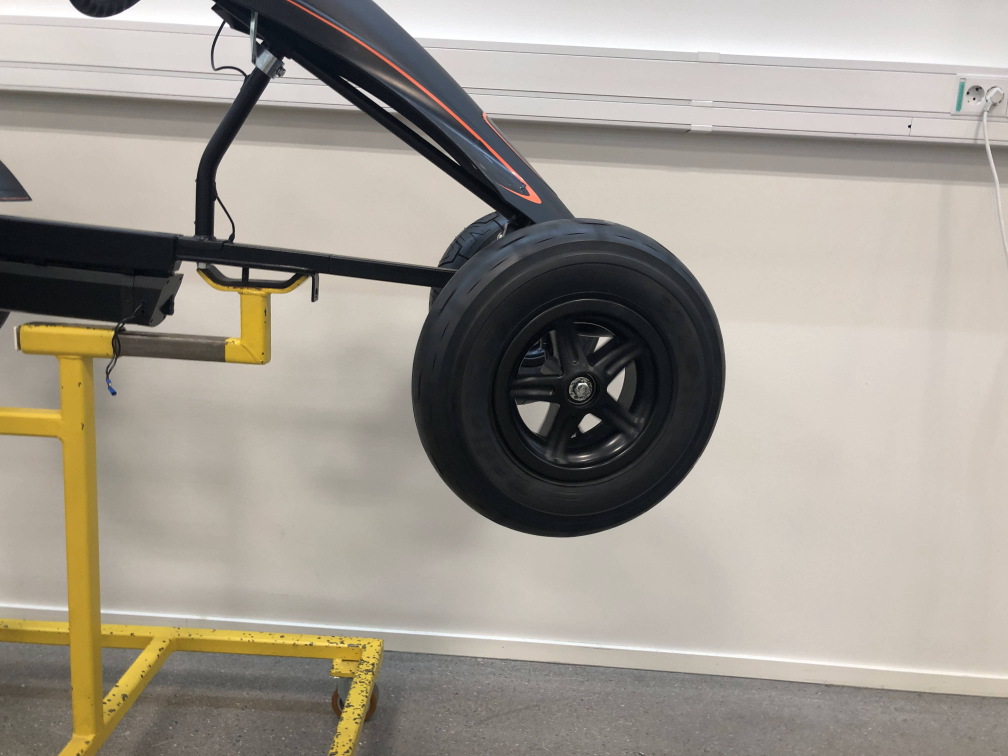
#> input picture openCV/input/cam1.jpg, 4032 x 3024 px (shown at 1/4 size)
$ python matching.py
#> lines starting #> are read from the running program, lines starting #| are printed output that depends on the picture
import numpy as np
import cv2 as cv
from matplotlib import pyplot as plt
import os

def Matching (method, match, lowe_ratio):
    if method   == 'ORB':
        finder = cv.ORB_create()
    elif method == 'SIFT':
        finder = cv.SIFT_create()

    # BFMatcher with default params
    if match  == 'bf':
        matcher = cv.BFMatcher()

    queryKeypoints, queryDescriptors = finder.detectAndCompute(query_image,None)
    trainKeypoints, trainDescriptors = finder.detectAndCompute(train_image,None)

    matches = matcher.knnMatch(queryDescriptors,trainDescriptors,k=2)

    # Apply ratio test
    good_matches= []

    for m,n in matches:
        if m.distance < lowe_ratio*n.distance:
            good_matches.append([m])

    return queryKeypoints, trainKeypoints, matches, good_matches


#read images------------------------------------------
query_image = cv.imread('./input/cam1.jpg',0)          # queryImage
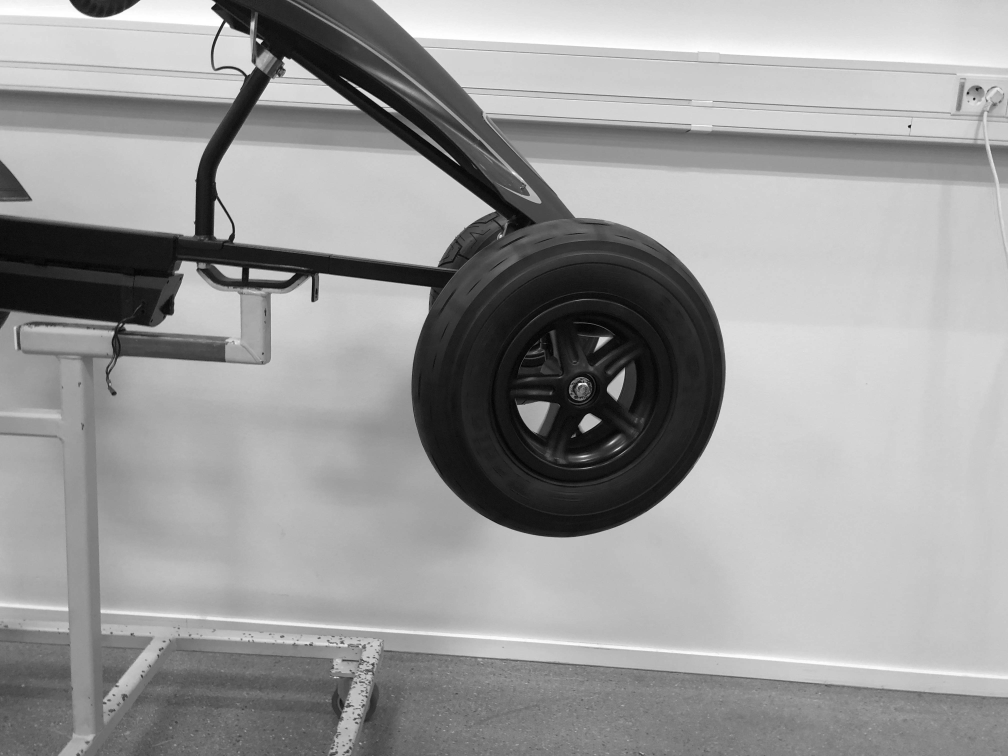
#> query_image: shape (3024, 4032) (shown at 1/4 size); min 0, max 255, mean 154.7
train_image = cv.imread('./input/cad1.png',0)          # trainImage
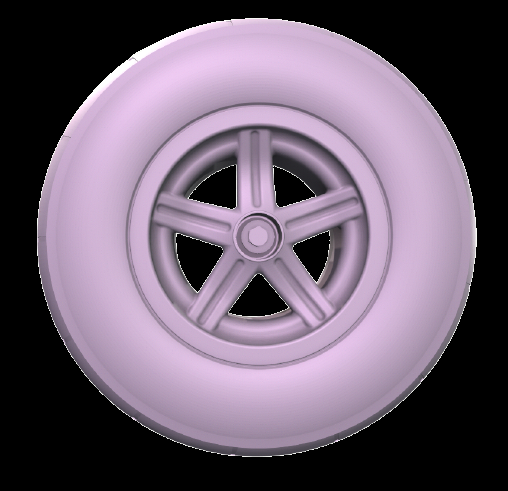
#> input picture openCV/input/cad1.png, 508 x 491 px
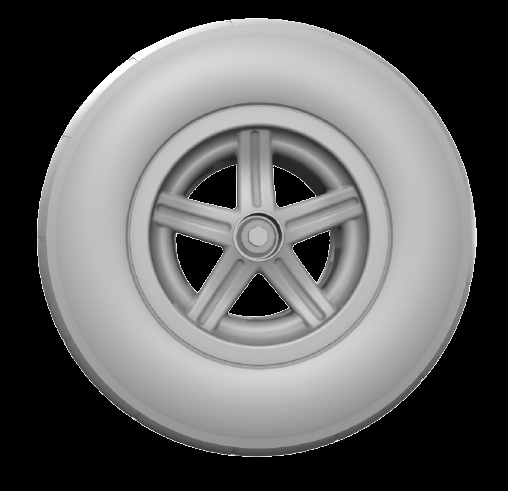
#> train_image: shape (491, 508); min 0, max 255, mean 99.2


# [5 lines of commented-out code are left out]
scale_percent = ((train_image.shape[1])/(query_image.shape[1]))/(50/100)
#> scale_percent = 0.252

width = int(query_image.shape[1] * scale_percent)
#> width = 1016
height = int(query_image.shape[0] * scale_percent)
#> height = 762

query_image = cv.resize(query_image,(width,height))
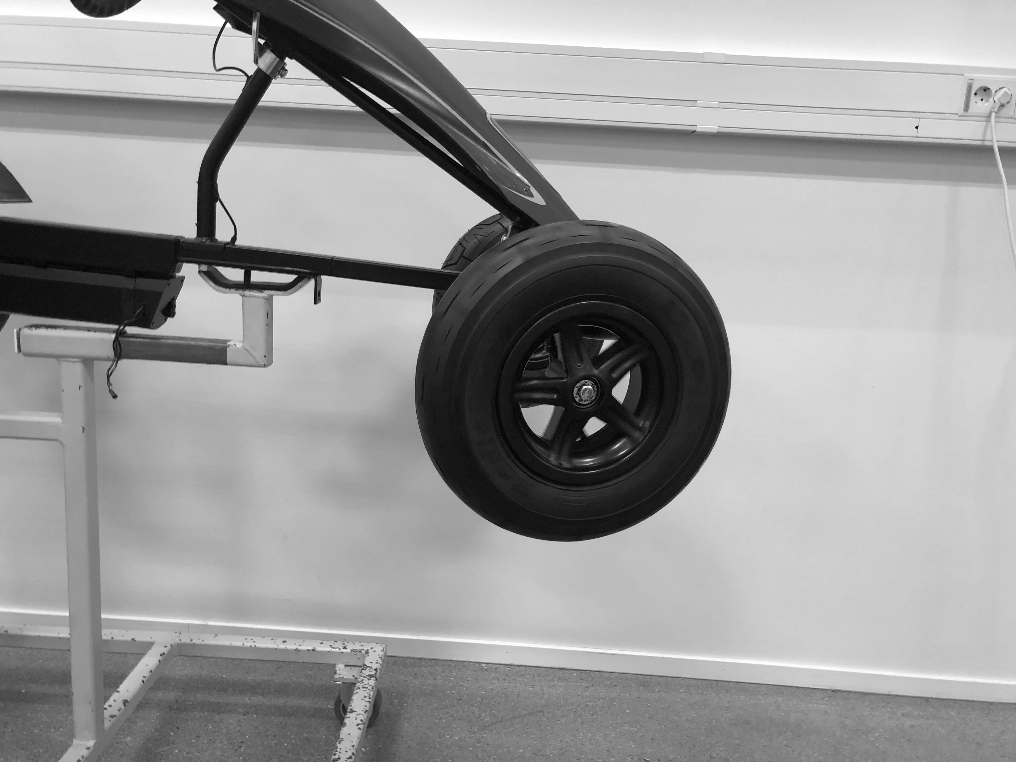
#> query_image: shape (762, 1016); min 0, max 255, mean 154.6
#print(query_image.shape)
#print(query_image.size)


#Matching images------------------------------------------
method = 'ORB'  # 'SIFT'
match = 'bf'
lowe_ratio = 0.80

kp1, kp2, matches, good_matches = Matching (method, match, lowe_ratio)
#> in Matching, `queryKeypoints, queryDescriptors = finder.detectAndCompute(query_image..`: queryKeypoints = 500 keypoints; strongest (x, y, size): (261, 42, 31), (263, 41, 31), (262, 42, 37.2), (286, 58, 31)
#> in Matching, `trainKeypoints, trainDescriptors = finder.detectAndCompute(train_image..`: trainKeypoints = 500 keypoints; strongest (x, y, size): (315, 280, 31), (317, 279, 31), (198, 289, 31), (191, 198, 31)
#> in Matching, `matches = matcher.knnMatch(queryDescriptors,trainDescriptors,k=2)`: matches = 500 matches
#> in Matching, `matches = matcher.knnMatch(queryDescriptors,trainDescriptors,k=2)`:
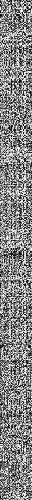
#> queryDescriptors: shape (500, 32); min 0, max 255, mean 132.7
#> after the loop in Matching, `for m,n in matches:`: good_matches = 4 matches
#> kp1 has the same summary as queryKeypoints in Matching; kp2 has the same summary as trainKeypoints in Matching; matches = 500 matches; good_matches = 4 matches


#Result----------------------------------------------------------
message_1 = 'using %s with lowe_ratio %.2f' % (method, lowe_ratio)
message_2 = 'there are %d good matches' % (len(good_matches))
#> message_2 = 'there are 4 good matches'

print(message_1)
print(message_2)
#| there are 4 good matches

output_image = cv.drawMatchesKnn(query_image,kp1,train_image,kp2,good_matches, None, flags=2)
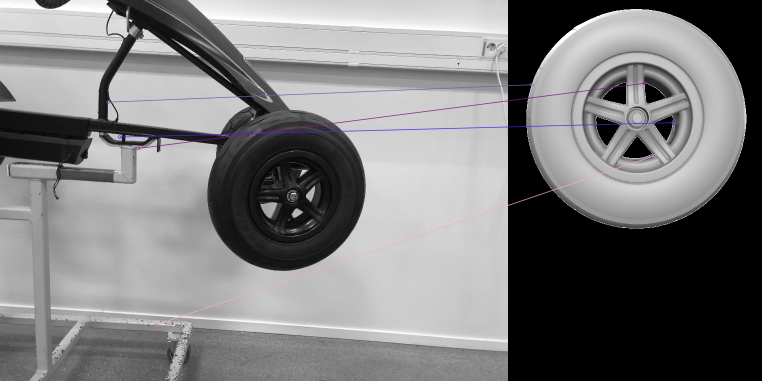
#> output_image: shape (762, 1524, 3) (shown at 1/2 size); mean of channels 0, 1, 2 124.6, 124.1, 124.4; drawn as B, G, R

#print txt on the result image, save and plot result image
font = cv.FONT_HERSHEY_SIMPLEX
cv.putText(output_image,message_1,(10, 250), font, 0.8,(255,0,255),1,cv.LINE_AA)
cv.putText(output_image,message_2,(10, 270), font, 0.8,(255,0,255),1,cv.LINE_AA)
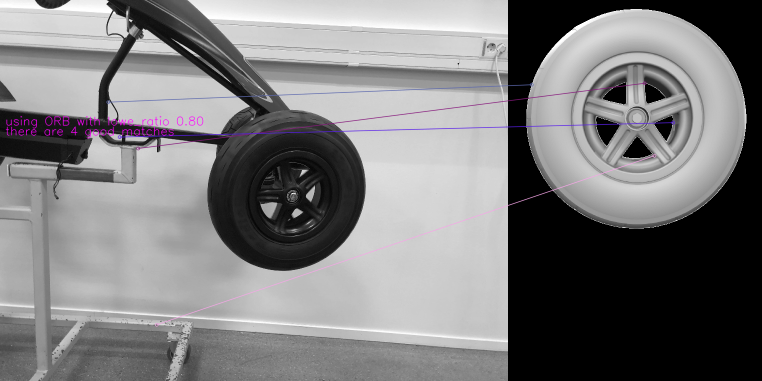
#> output_image: shape (762, 1524, 3) (shown at 1/2 size); mean of channels 0, 1, 2 124.9, 123.9, 124.7; drawn as B, G, R
fname = 'output_%s_%.2f.jpg' % (method, lowe_ratio)
cv.imwrite(os.path.join('./output', fname), output_image)

plt.imshow(output_image),plt.show()
